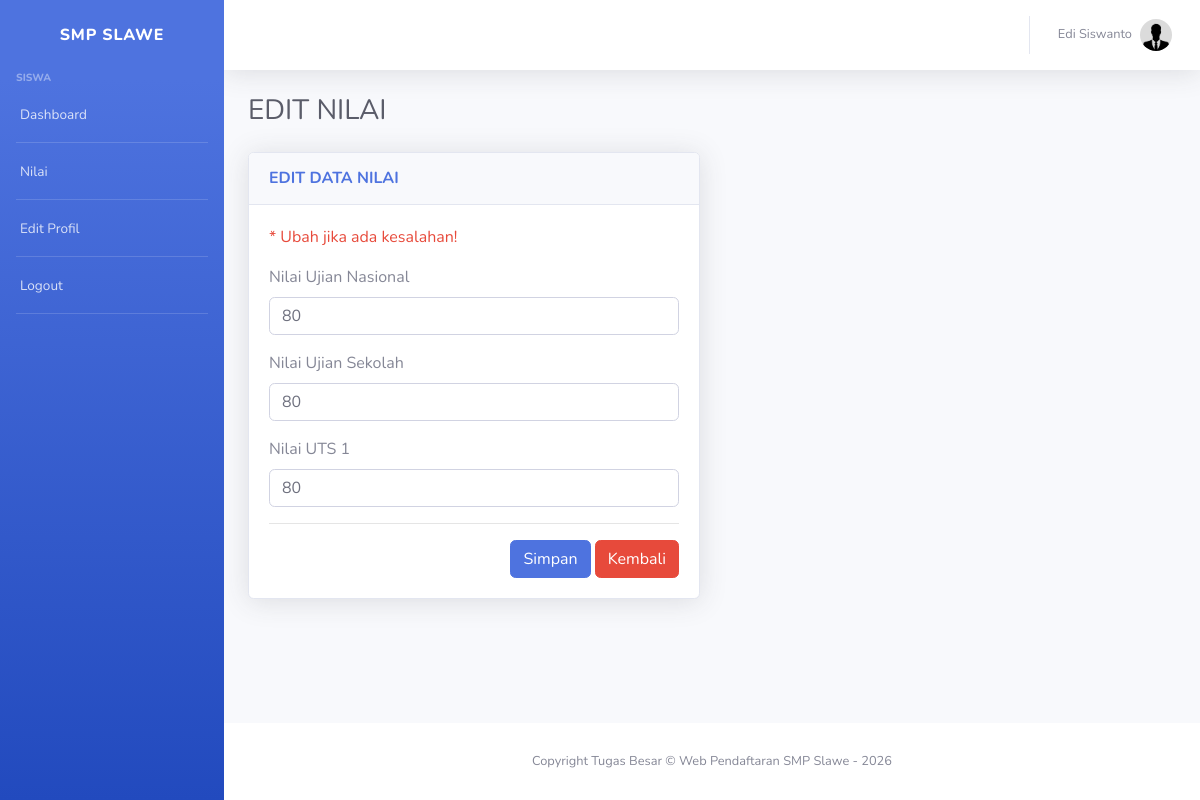
The page /siswa/nilai.php (signed in) on the database its author committed.
### tables this page shows
CREATE TABLE `nilai` (
  `id` int(11) NOT NULL,
  `nilai_un` double DEFAULT NULL,
  `nilai_us` double DEFAULT NULL,
  `nilai_uts_1` double NOT NULL,
  `status` int(1) NOT NULL,
  `pendaftar_id` int(11) DEFAULT NULL
);

### siswa/nilai_control.php (called while the page is built, shortened)
<?php
$id_user = $_SESSION['id_users'];
$sql_pendaftar = "SELECT * FROM pendaftar where users_id = '$id_user'";
$result_pendaftar = mysqli_query($koneksi, $sql_pendaftar);
if(mysqli_num_rows($result_pendaftar)){
    $data_pendaftar = mysqli_fetch_array($result_pendaftar);
    $id_pendaftar = $data_pendaftar['id'];
    $sql_nilai = "SELECT * FROM nilai where pendaftar_id = '$id_pendaftar'";
    $result_nilai = mysqli_query($koneksi, $sql_nilai);
    if(mysqli_num_rows($result_nilai)) {
        $data_nilai = mysqli_fetch_array($result_nilai);
    } else  {
    }
}
?>

### siswa/nilai.php (the view, shortened to what this page needs)
<?php
include('../config/auto_load.php');
include('nilai_control.php');
include('../topfoot/header.php');
?>
<div class="container-fluid">
  <h1 class="h3 mb-4 text-gray-800">EDIT NILAI</h1>
  <div class="row">
  <div class="col-md-6">
      <div class="card shadow mb-4">
        <div class="card-header py-3">
          <h6 class="m-0 font-weight-bold text-primary">EDIT DATA NILAI</h6>
        </div>
        <div class="card-body">
            <p class="text-danger">* Ubah jika ada kesalahan!</p>
            <form class="user" method="POST" action="nilai.php">
                <div class="form-group">
                    <label for="un">Nilai Ujian Nasional</label>
                    <input type="text" class="form-control" id="un" placeholder="Masukkan Nilai Ujian Nasional" name="un" value="<?php if(isset($data_nilai['nilai_un'])) { echo $data_nilai['nilai_un']; } ?>">
                </div>
                <div class="form-group">
                    <label for="us">Nilai Ujian Sekolah</label>
                    <input type="text" class="form-control" id="us" placeholder="Masukkan Nilai Ujian Sekolah" name="us" value="<?php if(isset($data_nilai['nilai_us'])) { echo $data_nilai['nilai_us']; } ?>">
                </div>
                <div class="form-group">
                    <label for="uts_1">Nilai UTS 1</label>
                    <input type="text" class="form-control" id="uts_1" placeholder="Masukkan Nilai Ujian Sekolah" name="uts_1" value="<?php if(isset($data_nilai['nilai_uts_1'])) { echo $data_nilai['nilai_uts_1']; } ?>">
                </div>
                <hr>
                <div class="text-right">
                    <button type="submit" name="btn_simpan" value="simpan_nilai" class="btn btn-primary">Simpan</button>
                    <a href="dashboard.php" class="btn btn-danger">Kembali</a>
                </div>
            </form>
        </div>
      </div>
    </div>
  </div>
</div>
<?php include('../topfoot/footer.php'); ?>

### rows shown on the page
nilai: un "80", us "80", uts_1 "80"

### other values the page prints
$_SESSION['level'] "SISWA"
$_SESSION['nama'] "Edi Siswanto"
